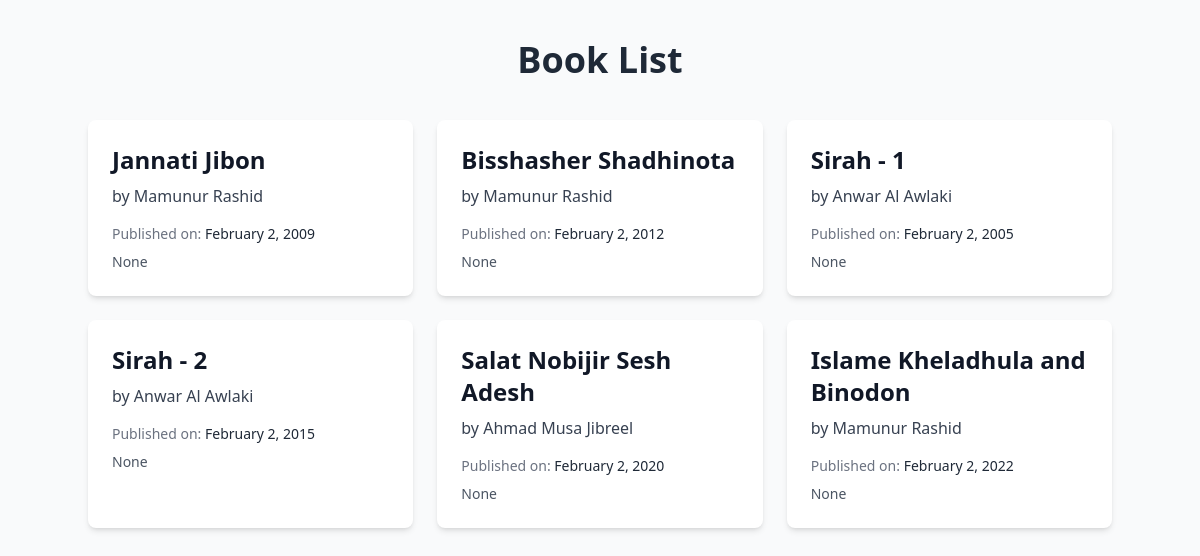
Page /books/list/ on the committed database.
### books/models.py (models this page shows, shortened)
class Book(models.Model):
    title = models.CharField(max_length=300)
    description = models.TextField(null = True, blank = True)
    publication_date = models.DateField(null = True, blank = True)
    author = models.ForeignKey(Author, on_delete=models.CASCADE)
    price = models.FloatField(default=0.00)

class Author(models.Model):
    name = models.CharField(max_length=200)
    birth_date = models.DateField(default="2000-02-02")

### books/views.py (the view)
# urls.py: path("list/", BookListView.as_view(), name='book_list'),
class BookListView(ListView):
    model = Book
    template_name = "book_list.html"
    context_object_name = "books"

### books/templates/book_list.html (shortened to what this page needs)
<!DOCTYPE html>
<html lang="en">
<head>
    <script src="https://cdn.tailwindcss.com"></script>
</head>
<body class="bg-gray-50 min-h-screen">
    <div class="container mx-auto py-10">
        <h1 class="text-4xl font-bold text-center text-gray-800 mb-10">Book List</h1>
        <div class="max-w-5xl mx-auto">
            {% if books %}
            <ul class="grid grid-cols-1 md:grid-cols-2 lg:grid-cols-3 gap-6">
                {% for book in books %}
                <li class="bg-white shadow-md rounded-lg p-6">
                    <h2 class="text-2xl font-semibold text-gray-900 mb-2">{{ book.title }}</h2>
                    <p class="text-gray-700 mb-4">by <span class="font-medium">{{ book.author.name }}</span></p>
                    <p class="text-sm text-gray-500 mb-2">
                        Published on: <span class="text-gray-800">{{ book.publication_date | date:'F j, Y' }}</span>
                    </p>
                    <p class="text-gray-600 text-sm">
                        {{ book.description | truncatewords:20 }}
                    </p>
                </li>
                {% endfor %}
            </ul>
            {% else %}
            <p class="text-center text-gray-700 mt-20 text-lg">No Books Available at this moment.</p>
            {% endif %}
        </div>
    </div>
</body>
</html>

### rows in the picture
Book: title "Jannati Jibon", author.name "Mamunur Rashid", publication_date "February 2, 2009", description "None"
Book: title "Bisshasher Shadhinota", author.name "Mamunur Rashid", publication_date "February 2, 2012", description "None"
Book: title "Sirah - 1", author.name "Anwar Al Awlaki", publication_date "February 2, 2005", description "None"
Book: title "Sirah - 2", author.name "Anwar Al Awlaki", publication_date "February 2, 2015", description "None"
Book: title "Salat Nobijir Sesh Adesh", author.name "Ahmad Musa Jibreel", publication_date "February 2, 2020", description "None"
Book: title "Islame Kheladhula and Binodon", author.name "Mamunur Rashid", publication_date "February 2, 2022", description "None"
